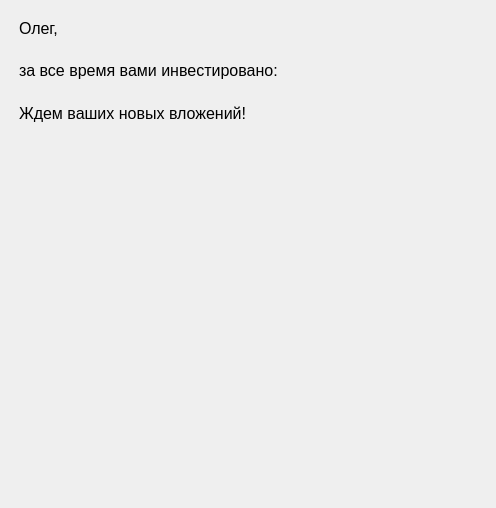
<?xml version="1.0" encoding="UTF-8"?>
<ui version="4.0">
 <class>Form</class>
 <widget class="QWidget" name="Form">
  <property name="geometry">
   <rect>
    <x>0</x>
    <y>0</y>
    <width>496</width>
    <height>508</height>
   </rect>
  </property>
  <property name="windowTitle">
   <string>Form</string>
  </property>
  <widget class="QWidget" name="verticalLayoutWidget">
   <property name="geometry">
    <rect>
     <x>19</x>
     <y>10</y>
     <width>461</width>
     <height>121</height>
    </rect>
   </property>
   <layout class="QVBoxLayout" name="verticalLayout">
    <item>
     <widget class="QLabel" name="label">
      <property name="font">
       <font>
        <pointsize>12</pointsize>
       </font>
      </property>
      <property name="text">
       <string>Олег,</string>
      </property>
     </widget>
    </item>
    <item>
     <widget class="QLabel" name="label_2">
      <property name="font">
       <font>
        <pointsize>12</pointsize>
       </font>
      </property>
      <property name="text">
       <string>за все время вами инвестировано: </string>
      </property>
     </widget>
    </item>
    <item>
     <widget class="QLabel" name="label_4">
      <property name="font">
       <font>
        <pointsize>12</pointsize>
       </font>
      </property>
      <property name="text">
       <string>Ждем ваших новых вложений!</string>
      </property>
     </widget>
    </item>
   </layout>
  </widget>
 </widget>
 <resources/>
 <connections/>
</ui>
